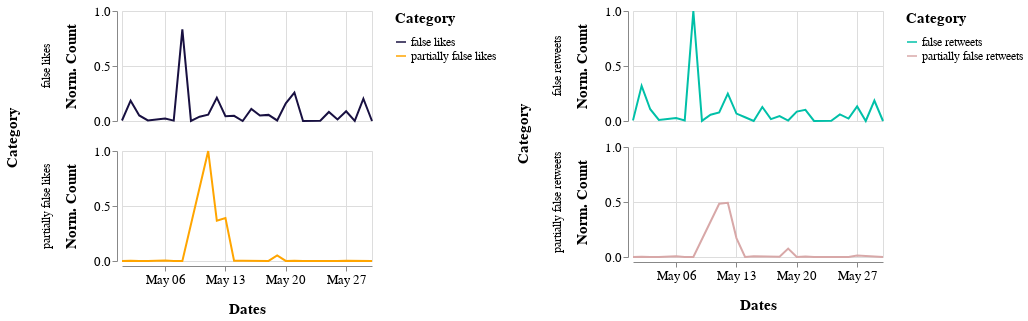

Notebook code for this chart:
### Markdown cell above
## May 2020

### Code cell
alt.hconcat(c1_may, c2_may).resolve_scale(color='independent').configure_axis(
    labelFontSize=13,
    titleFontSize=15,
    titlePadding=15
).configure_legend(
    titleFontSize=15,
    titlePadding= 10,
    labelFontSize=12
).configure_header(
    titleFontSize=15,
    labelFontSize=12
)

### Figure 1 — Vega-Lite specification as saved in the notebook (floating-point values rounded to 4 significant figures)
{"config": {"view": {"continuousWidth": 400, "continuousHeight": 300}, "axis": {"labelFontSize": 13, "titleFontSize": 15, "titlePadding": 15}, "header": {"labelFontSize": 12, "titleFontSize": 15}, "legend": {"labelFontSize": 12, "titleFontSize": 15, "titlePadding": 10}}, "hconcat": [{"data": {"name": "data-92dd0b4eebd41b7327faff0930dc688b"}, "mark": "line", "encoding": {"color": {"type": "nominal", "field": "Category", "scale": {"range": ["#181041", "#FFA500"]}}, "row": {"type": "nominal", "field": "Category"}, "x": {"type": "temporal", "field": "Dates", "timeUnit": "monthdate", "title": "Dates"}, "y": {"type": "quantitative", "field": "Likes", "title": "Norm. Count"}}, "height": 110, "width": 250}, {"data": {"name": "data-8a5dcdbb59715418101fe8d801f15002"}, "mark": "line", "encoding": {"color": {"type": "nominal", "field": "Category", "scale": {"range": ["#00C0A8", "#D8A8A8"]}}, "row": {"type": "nominal", "field": "Category"}, "x": {"type": "temporal", "field": "Dates", "timeUnit": "monthdate", "title": "Dates"}, "y": {"type": "quantitative", "field": "Retweets", "title": "Norm. Count"}}, "height": 110, "width": 250}], "resolve": {"scale": {"color": "independent"}}, "$schema": "https://vega.github.io/schema/vega-lite/v4.8.1.json", "datasets": {"data-92dd0b4eebd41b7327faff0930dc688b": [{"Dates": "2020-05-03T00:00:00", "Likes": 0.0, "Category": "partially false likes"}, {"Dates": "2020-05-03T00:00:00", "Likes": 0.05093, "Category": "false likes"}, {"Dates": "2020-05-06T00:00:00", "Likes": 0.003709, "Category": "partially false likes"}, {"Dates": "2020-05-07T00:00:00", "Likes": 0.003398, "Category": "false likes"}, {"Dates": "2020-05-10T00:00:00", "Likes": 0.03935, "Category": "false likes"}, {"Dates": "2020-05-16T00:00:00", "Likes": 0.1089, "Category": "false likes"}, {"Dates": "2020-05-19T00:00:00", "Likes": 0.04981, "Category": "partially false likes"}, {"Dates": "2020-05-20T00:00:00", "Likes": 0.1599, "Category": "false likes"}, {"Dates": "2020-05-21T00:00:00", "Likes": 0.2585, "Category": "false likes"}, {"Dates": "2020-05-24T00:00:00", "Likes": 0.001888, "Category": "false likes"}, {"Dates": "2020-05-25T00:00:00", "Likes": 0.08241, "Category": "false likes"}, {"Dates": "2020-05-26T00:00:00", "Likes": 0.0007615, "Category": "partially false likes"}, {"Dates": "2020-05-26T00:00:00", "Likes": 0.01451, "Category": "false likes"}, {"Dates": "2020-05-27T00:00:00", "Likes": 0.00331, "Category": "partially false likes"}, {"Dates": "2020-05-27T00:00:00", "Likes": 0.08881, "Category": "false likes"}, {"Dates": "2020-05-02T00:00:00", "Likes": 0.001229, "Category": "partially false likes"}, {"Dates": "2020-05-06T00:00:00", "Likes": 0.02172, "Category": "false likes"}, {"Dates": "2020-05-11T00:00:00", "Likes": 0.0572, "Category": "false likes"}, {"Dates": "2020-05-12T00:00:00", "Likes": 0.2118, "Category": "false likes"}, {"Dates": "2020-05-13T00:00:00", "Likes": 0.04378, "Category": "false likes"}, {"Dates": "2020-05-14T00:00:00", "Likes": 0.04727, "Category": "false likes"}, {"Dates": "2020-05-18T00:00:00", "Likes": 0.05548, "Category": "false likes"}, {"Dates": "2020-05-18T00:00:00", "Likes": 0.001128, "Category": "partially false likes"}, {"Dates": "2020-05-19T00:00:00", "Likes": 0.005058, "Category": "false likes"}, {"Dates": "2020-05-20T00:00:00", "Likes": 0.000502, "Category": "partially false likes"}, {"Dates": "2020-05-22T00:00:00", "Likes": 0.0006993, "Category": "false likes"}, {"Dates": "2020-05-25T00:00:00", "Likes": 0.0004376, "Category": "partially false likes"}, {"Dates": "2020-05-28T00:00:00", "Likes": 0.0003775, "Category": "false likes"}, {"Dates": "2020-05-29T00:00:00", "Likes": 0.203, "Category": "false likes"}, {"Dates": "2020-05-01T00:00:00", "Likes": 0.004736, "Category": "false likes"}, {"Dates": "2020-05-02T00:00:00", "Likes": 0.1844, "Category": "false likes"}, {"Dates": "2020-05-04T00:00:00", "Likes": 0.005404, "Category": "false likes"}, {"Dates": "2020-05-08T00:00:00", "Likes": 0.8331, "Category": "false likes"}, {"Dates": "2020-05-08T00:00:00", "Likes": 0.0004827, "Category": "partially false likes"}, {"Dates": "2020-05-09T00:00:00", "Likes": 0.001085, "Category": "false likes"}, {"Dates": "2020-05-11T00:00:00", "Likes": 1.0, "Category": "partially false likes"}, {"Dates": "2020-05-12T00:00:00", "Likes": 0.366, "Category": "partially false likes"}, {"Dates": "2020-05-15T00:00:00", "Likes": 0.002967, "Category": "partially false likes"}, {"Dates": "2020-05-17T00:00:00", "Likes": 0.04935, "Category": "false likes"}, {"Dates": "2020-05-21T00:00:00", "Likes": 0.002525, "Category": "partially false likes"}, {"Dates": "2020-05-05T00:00:00", "Likes": 0.01298, "Category": "false likes"}, {"Dates": "2020-05-15T00:00:00", "Likes": 4.29e-06, "Category": "false likes"}, {"Dates": "2020-05-23T00:00:00", "Likes": 2.789e-05, "Category": "partially false likes"}, {"Dates": "2020-05-04T00:00:00", "Likes": 7.722e-05, "Category": "partially false likes"}, {"Dates": "2020-05-07T00:00:00", "Likes": 0.0, "Category": "partially false likes"}, {"Dates": "2020-05-22T00:00:00", "Likes": 2.145e-06, "Category": "partially false likes"}, {"Dates": "2020-05-01T00:00:00", "Likes": 0.000251, "Category": "partially false likes"}, {"Dates": "2020-05-13T00:00:00", "Likes": 0.3896, "Category": "partially false likes"}, {"Dates": "2020-05-14T00:00:00", "Likes": 0.00269, "Category": "partially false likes"}, {"Dates": "2020-05-30T00:00:00", "Likes": 0.0, "Category": "false likes"}, {"Dates": "2020-05-30T00:00:00", "Likes": 0.0, "Category": "partially false likes"}], "data-8a5dcdbb59715418101fe8d801f15002": [{"Dates": "2020-05-03T00:00:00", "Retweets": 0.0, "Category": "partially false retweets"}, {"Dates": "2020-05-03T00:00:00", "Retweets": 0.107, "Category": "false retweets"}, {"Dates": "2020-05-06T00:00:00", "Retweets": 0.006389, "Category": "partially false retweets"}, {"Dates": "2020-05-07T00:00:00", "Retweets": 0.005096, "Category": "false retweets"}, {"Dates": "2020-05-10T00:00:00", "Retweets": 0.05738, "Category": "false retweets"}, {"Dates": "2020-05-16T00:00:00", "Retweets": 0.1276, "Category": "false retweets"}, {"Dates": "2020-05-19T00:00:00", "Retweets": 0.0767, "Category": "partially false retweets"}, {"Dates": "2020-05-20T00:00:00", "Retweets": 0.0851, "Category": "false retweets"}, {"Dates": "2020-05-21T00:00:00", "Retweets": 0.1019, "Category": "false retweets"}, {"Dates": "2020-05-24T00:00:00", "Retweets": 0.001537, "Category": "false retweets"}, {"Dates": "2020-05-25T00:00:00", "Retweets": 0.05957, "Category": "false retweets"}, {"Dates": "2020-05-26T00:00:00", "Retweets": 0.0008976, "Category": "partially false retweets"}, {"Dates": "2020-05-26T00:00:00", "Retweets": 0.02223, "Category": "false retweets"}, {"Dates": "2020-05-27T00:00:00", "Retweets": 0.01293, "Category": "partially false retweets"}, {"Dates": "2020-05-27T00:00:00", "Retweets": 0.1323, "Category": "false retweets"}, {"Dates": "2020-05-02T00:00:00", "Retweets": 0.003392, "Category": "partially false retweets"}, {"Dates": "2020-05-06T00:00:00", "Retweets": 0.02716, "Category": "false retweets"}, {"Dates": "2020-05-11T00:00:00", "Retweets": 0.07772, "Category": "false retweets"}, {"Dates": "2020-05-12T00:00:00", "Retweets": 0.2488, "Category": "false retweets"}, {"Dates": "2020-05-13T00:00:00", "Retweets": 0.06758, "Category": "false retweets"}, {"Dates": "2020-05-14T00:00:00", "Retweets": 0.03446, "Category": "false retweets"}, {"Dates": "2020-05-18T00:00:00", "Retweets": 0.04543, "Category": "false retweets"}, {"Dates": "2020-05-18T00:00:00", "Retweets": 0.00267, "Category": "partially false retweets"}, {"Dates": "2020-05-19T00:00:00", "Retweets": 0.003978, "Category": "false retweets"}, {"Dates": "2020-05-20T00:00:00", "Retweets": 0.001111, "Category": "partially false retweets"}, {"Dates": "2020-05-22T00:00:00", "Retweets": 0.0006618, "Category": "false retweets"}, {"Dates": "2020-05-25T00:00:00", "Retweets": 0.0002282, "Category": "partially false retweets"}, {"Dates": "2020-05-28T00:00:00", "Retweets": 0.0006618, "Category": "false retweets"}, {"Dates": "2020-05-29T00:00:00", "Retweets": 0.1861, "Category": "false retweets"}, {"Dates": "2020-05-01T00:00:00", "Retweets": 0.005629, "Category": "false retweets"}, {"Dates": "2020-05-02T00:00:00", "Retweets": 0.3199, "Category": "false retweets"}, {"Dates": "2020-05-04T00:00:00", "Retweets": 0.009706, "Category": "false retweets"}, {"Dates": "2020-05-08T00:00:00", "Retweets": 1.0, "Category": "false retweets"}, {"Dates": "2020-05-08T00:00:00", "Retweets": 0.0007074, "Category": "partially false retweets"}, {"Dates": "2020-05-09T00:00:00", "Retweets": 0.001605, "Category": "false retweets"}, {"Dates": "2020-05-11T00:00:00", "Retweets": 0.4844, "Category": "partially false retweets"}, {"Dates": "2020-05-12T00:00:00", "Retweets": 0.4921, "Category": "partially false retweets"}, {"Dates": "2020-05-15T00:00:00", "Retweets": 0.006032, "Category": "partially false retweets"}, {"Dates": "2020-05-17T00:00:00", "Retweets": 0.0172, "Category": "false retweets"}, {"Dates": "2020-05-21T00:00:00", "Retweets": 0.005279, "Category": "partially false retweets"}, {"Dates": "2020-05-05T00:00:00", "Retweets": 0.01814, "Category": "false retweets"}, {"Dates": "2020-05-15T00:00:00", "Retweets": 1.521e-05, "Category": "false retweets"}, {"Dates": "2020-05-23T00:00:00", "Retweets": 3.043e-05, "Category": "partially false retweets"}, {"Dates": "2020-05-04T00:00:00", "Retweets": 0.0001141, "Category": "partially false retweets"}, {"Dates": "2020-05-07T00:00:00", "Retweets": 0.0, "Category": "partially false retweets"}, {"Dates": "2020-05-22T00:00:00", "Retweets": 7.606e-06, "Category": "partially false retweets"}, {"Dates": "2020-05-01T00:00:00", "Retweets": 0.0002586, "Category": "partially false retweets"}, {"Dates": "2020-05-13T00:00:00", "Retweets": 0.1721, "Category": "partially false retweets"}, {"Dates": "2020-05-14T00:00:00", "Retweets": 0.001111, "Category": "partially false retweets"}, {"Dates": "2020-05-30T00:00:00", "Retweets": 0.0, "Category": "false retweets"}, {"Dates": "2020-05-30T00:00:00", "Retweets": 0.0, "Category": "partially false retweets"}]}}
